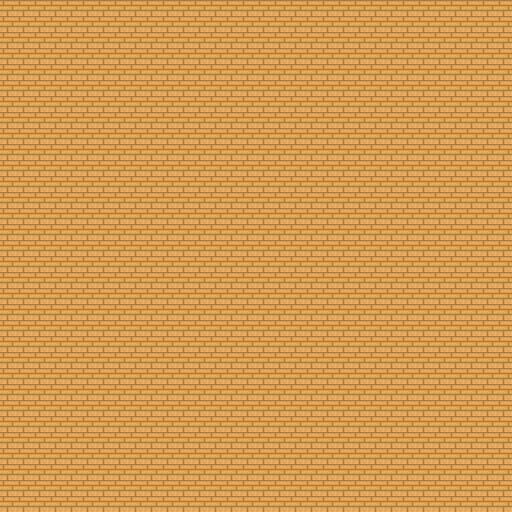

Below is a game level as drawn by its tile map, then a one-line description and the .tmx file that defines it, in full:
An orthogonal 32x32 tile map with 16x16 px tiles, 1 tile layer (Tile Layer 1).

<map version="1.10" tiledversion="1.11.2" orientation="orthogonal" renderorder="right-down" width="32" height="32" tilewidth="16" tileheight="16" infinite="0" nextlayerid="3" nextobjectid="1">
 <tileset firstgid="1" name="tileset" tilewidth="16" tileheight="16" tilecount="40" columns="8">
  <image source="../tilesets/tileset.png" width="128" height="80" />
  <tile id="0">
   <properties>
    <property name="collision" type="bool" value="false" />
   </properties>
  </tile>
  <tile id="1">
   <properties>
    <property name="collision" type="bool" value="false" />
   </properties>
  </tile>
  <tile id="2">
   <properties>
    <property name="collision" type="bool" value="false" />
   </properties>
  </tile>
  <tile id="3">
   <properties>
    <property name="collision" type="bool" value="false" />
   </properties>
  </tile>
  <tile id="4">
   <properties>
    <property name="collision" type="bool" value="true" />
   </properties>
  </tile>
  <tile id="5">
   <properties>
    <property name="collision" type="bool" value="false" />
   </properties>
  </tile>
  <tile id="6">
   <properties>
    <property name="collision" type="bool" value="false" />
   </properties>
  </tile>
  <tile id="7">
   <properties>
    <property name="collision" type="bool" value="false" />
   </properties>
  </tile>
  <tile id="8">
   <properties>
    <property name="collision" type="bool" value="false" />
   </properties>
  </tile>
  <tile id="9">
   <properties>
    <property name="collision" type="bool" value="false" />
   </properties>
  </tile>
  <tile id="10">
   <properties>
    <property name="collision" type="bool" value="false" />
   </properties>
  </tile>
  <tile id="11">
   <properties>
    <property name="collision" type="bool" value="false" />
   </properties>
  </tile>
  <tile id="12">
   <properties>
    <property name="collision" type="bool" value="false" />
   </properties>
  </tile>
  <tile id="13">
   <properties>
    <property name="collision" type="bool" value="false" />
   </properties>
  </tile>
  <tile id="14">
   <properties>
    <property name="collision" type="bool" value="false" />
   </properties>
  </tile>
  <tile id="15">
   <properties>
    <property name="collision" type="bool" value="false" />
   </properties>
  </tile>
  <tile id="16">
   <properties>
    <property name="collision" type="bool" value="false" />
   </properties>
  </tile>
  <tile id="17">
   <properties>
    <property name="collision" type="bool" value="false" />
   </properties>
  </tile>
  <tile id="18">
   <properties>
    <property name="collision" type="bool" value="true" />
   </properties>
  </tile>
  <tile id="19">
   <properties>
    <property name="collision" type="bool" value="true" />
   </properties>
  </tile>
  <tile id="20">
   <properties>
    <property name="collision" type="bool" value="true" />
   </properties>
  </tile>
  <tile id="21">
   <properties>
    <property name="collision" type="bool" value="true" />
   </properties>
  </tile>
  <tile id="22">
   <properties>
    <property name="collision" type="bool" value="true" />
   </properties>
  </tile>
  <tile id="23">
   <properties>
    <property name="collision" type="bool" value="true" />
   </properties>
  </tile>
  <tile id="24">
   <properties>
    <property name="collision" type="bool" value="true" />
   </properties>
  </tile>
  <tile id="25">
   <properties>
    <property name="collision" type="bool" value="true" />
   </properties>
  </tile>
  <tile id="26">
   <properties>
    <property name="collision" type="bool" value="true" />
   </properties>
  </tile>
  <tile id="27">
   <properties>
    <property name="collision" type="bool" value="true" />
   </properties>
  </tile>
  <tile id="28">
   <properties>
    <property name="collision" type="bool" value="true" />
   </properties>
  </tile>
  <tile id="29">
   <properties>
    <property name="collision" type="bool" value="true" />
   </properties>
  </tile>
  <tile id="30">
   <properties>
    <property name="collision" type="bool" value="true" />
   </properties>
  </tile>
  <tile id="31">
   <properties>
    <property name="collision" type="bool" value="true" />
   </properties>
  </tile>
  <tile id="32">
   <properties>
    <property name="collision" type="bool" value="false" />
   </properties>
  </tile>
  <tile id="33">
   <properties>
    <property name="collision" type="bool" value="true" />
   </properties>
  </tile>
  <tile id="34">
   <properties>
    <property name="collision" type="bool" value="true" />
   </properties>
  </tile>
  <tile id="35">
   <properties>
    <property name="collision" type="bool" value="false" />
   </properties>
  </tile>
  <tile id="36">
   <properties>
    <property name="collision" type="bool" value="false" />
   </properties>
  </tile>
  <tile id="37">
   <properties>
    <property name="collision" type="bool" value="false" />
   </properties>
  </tile>
  <tile id="38">
   <properties>
    <property name="collision" type="bool" value="false" />
   </properties>
  </tile>
  <tile id="39">
   <properties>
    <property name="collision" type="bool" value="false" />
   </properties>
  </tile>
 </tileset>
 <layer id="1" name="Tile Layer 1" width="32" height="32">
  <data encoding="csv">
2,2,2,2,2,2,2,2,2,2,2,2,2,2,2,2,2,2,2,2,2,2,2,2,2,2,2,2,2,2,2,2,
2,2,2,2,2,2,2,2,2,2,2,2,2,2,2,2,2,2,2,2,2,2,2,2,2,2,2,2,2,2,2,2,
2,2,2,2,2,2,2,2,2,2,2,2,2,2,2,2,2,2,2,2,2,2,2,2,2,2,2,2,2,2,2,2,
2,2,2,2,2,2,2,2,2,2,2,2,2,2,2,2,2,2,2,2,2,2,2,2,2,2,2,2,2,2,2,2,
2,2,2,2,2,2,2,2,2,2,2,2,2,2,2,2,2,2,2,2,2,2,2,2,2,2,2,2,2,2,2,2,
2,2,2,2,2,2,2,2,2,2,2,2,2,2,2,2,2,2,2,2,2,2,2,2,2,2,2,2,2,2,2,2,
2,2,2,2,2,2,2,2,2,2,2,2,2,2,2,2,2,2,2,2,2,2,2,2,2,2,2,2,2,2,2,2,
2,2,2,2,2,2,2,2,2,2,2,2,2,2,2,2,2,2,2,2,2,2,2,2,2,2,2,2,2,2,2,2,
2,2,2,2,2,2,2,2,2,2,2,2,2,2,2,2,2,2,2,2,2,2,2,2,2,2,2,2,2,2,2,2,
2,2,2,2,2,2,2,2,2,2,2,2,2,2,2,2,2,2,2,2,2,2,2,2,2,2,2,2,2,2,2,2,
2,2,2,2,2,2,2,2,2,2,2,2,2,2,2,2,2,2,2,2,2,2,2,2,2,2,2,2,2,2,2,2,
2,2,2,2,2,2,2,2,2,2,2,2,2,2,2,2,2,2,2,2,2,2,2,2,2,2,2,2,2,2,2,2,
2,2,2,2,2,2,2,2,2,2,2,2,2,2,2,2,2,2,2,2,2,2,2,2,2,2,2,2,2,2,2,2,
2,2,2,2,2,2,2,2,2,2,2,2,2,2,2,2,2,2,2,2,2,2,2,2,2,2,2,2,2,2,2,2,
2,2,2,2,2,2,2,2,2,2,2,2,2,2,2,2,2,2,2,2,2,2,2,2,2,2,2,2,2,2,2,2,
2,2,2,2,2,2,2,2,2,2,2,2,2,2,2,2,2,2,2,2,2,2,2,2,2,2,2,2,2,2,2,2,
2,2,2,2,2,2,2,2,2,2,2,2,2,2,2,2,2,2,2,2,2,2,2,2,2,2,2,2,2,2,2,2,
2,2,2,2,2,2,2,2,2,2,2,2,2,2,2,2,2,2,2,2,2,2,2,2,2,2,2,2,2,2,2,2,
2,2,2,2,2,2,2,2,2,2,2,2,2,2,2,2,2,2,2,2,2,2,2,2,2,2,2,2,2,2,2,2,
2,2,2,2,2,2,2,2,2,2,2,2,2,2,2,2,2,2,2,2,2,2,2,2,2,2,2,2,2,2,2,2,
2,2,2,2,2,2,2,2,2,2,2,2,2,2,2,2,2,2,2,2,2,2,2,2,2,2,2,2,2,2,2,2,
2,2,2,2,2,2,2,2,2,2,2,2,2,2,2,2,2,2,2,2,2,2,2,2,2,2,2,2,2,2,2,2,
2,2,2,2,2,2,2,2,2,2,2,2,2,2,2,2,2,2,2,2,2,2,2,2,2,2,2,2,2,2,2,2,
2,2,2,2,2,2,2,2,2,2,2,2,2,2,2,2,2,2,2,2,2,2,2,2,2,2,2,2,2,2,2,2,
2,2,2,2,2,2,2,2,2,2,2,2,2,2,2,2,2,2,2,2,2,2,2,2,2,2,2,2,2,2,2,2,
2,2,2,2,2,2,2,2,2,2,2,2,2,2,2,2,2,2,2,2,2,2,2,2,2,2,2,2,2,2,2,2,
2,2,2,2,2,2,2,2,2,2,2,2,2,2,2,2,2,2,2,2,2,2,2,2,2,2,2,2,2,2,2,2,
2,2,2,2,2,2,2,2,2,2,2,2,2,2,2,2,2,2,2,2,2,2,2,2,2,2,2,2,2,2,2,2,
2,2,2,2,2,2,2,2,2,2,2,2,2,2,2,2,2,2,2,2,2,2,2,2,2,2,2,2,2,2,2,2,
2,2,2,2,2,2,2,2,2,2,2,2,2,2,2,2,2,2,2,2,2,2,2,2,2,2,2,2,2,2,2,2,
2,2,2,2,2,2,2,2,2,2,2,2,2,2,2,2,2,2,2,2,2,2,2,2,2,2,2,2,2,2,2,2,
2,2,2,2,2,2,2,2,2,2,2,2,2,2,2,2,2,2,2,2,2,2,2,2,2,2,2,2,2,2,2,2
</data>
 </layer>
</map>
